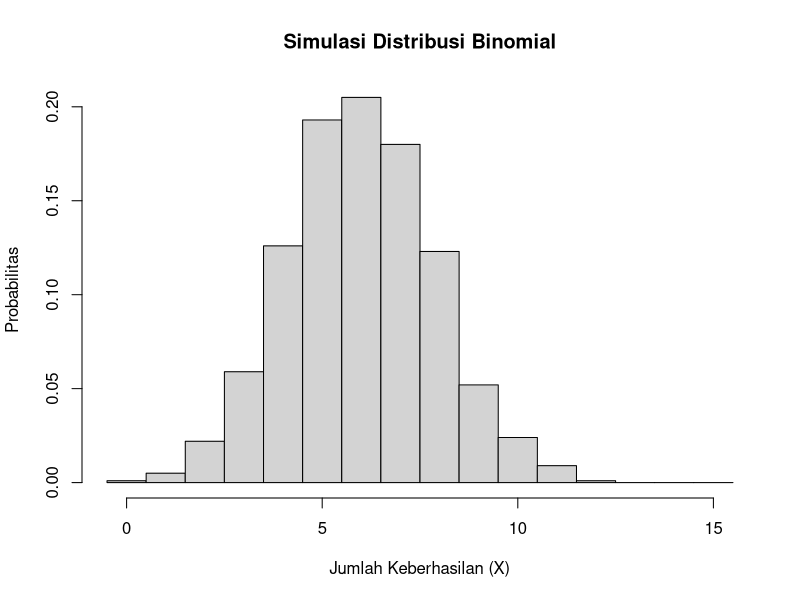

This chart was generated by the following R code:
# Simulasi 1.000 percobaan Binomial
set.seed(123)

n <- 15
p <- 0.4
jumlah_simulasi <- 1000

# Simulasi
hasil_simulasi <- rbinom(
  jumlah_simulasi,
  size = n,
  prob = p
)

# Histogram hasil simulasi
hist(
  hasil_simulasi,
  breaks = seq(-0.5, 15.5, 1),
  probability = TRUE,
  main = "Simulasi Distribusi Binomial",
  xlab = "Jumlah Keberhasilan (X)",
  ylab = "Probabilitas"
)

# PMF teoritis
x <- 0:15
pmf_teoritis <- dbinom(x, size = n, prob = p)

# Tampilkan PMF teoritis
data.frame(
  X = x,
  PMF_Teoritis = pmf_teoritis
)
